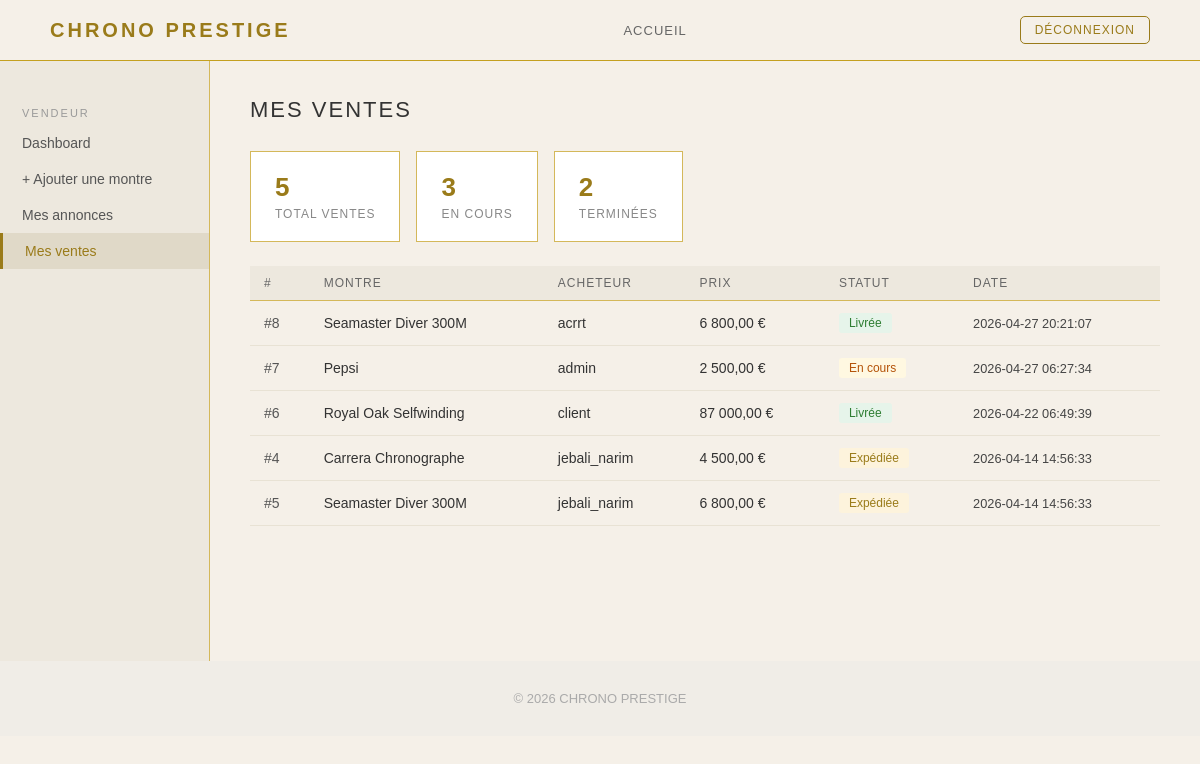
/vues/vendeur/mes_ventes.php (signed in), run on the app's committed database.
### tables this page shows
CREATE TABLE `commandes` (
  `id` int(11) NOT NULL,
  `acheteur_id` int(11) NOT NULL,
  `montre_id` int(11) NOT NULL,
  `prix_achat` decimal(10,2) NOT NULL DEFAULT 0.00,
  `statut` enum('en_cours','expediee','livree','annulee') NOT NULL DEFAULT 'en_cours',
  `adresse_livraison` text DEFAULT NULL,
  `numero_suivi` varchar(100) DEFAULT '',
  `date_commande` datetime DEFAULT current_timestamp()
);

CREATE TABLE `montres` (
  `id` int(11) NOT NULL,
  `titre` varchar(255) NOT NULL,
  `marque` varchar(100) NOT NULL DEFAULT '',
  `prix` decimal(10,2) NOT NULL DEFAULT 0.00,
  `description` text DEFAULT NULL,
  `image` varchar(255) DEFAULT '',
  `statut` enum('disponible','vendu','suspendu') NOT NULL DEFAULT 'disponible',
  `vendeur_id` int(11) DEFAULT NULL,
  `date_ajout` datetime DEFAULT current_timestamp(),
  `reference` varchar(100) DEFAULT '',
  `materiau` varchar(100) DEFAULT '',
  `mouvement` varchar(100) DEFAULT '',
  `couleur` varchar(100) DEFAULT '',
  `categorie_id` int(11) DEFAULT NULL,
  `nb_vues` int(11) DEFAULT 0,
  `authentique` tinyint(1) DEFAULT NULL COMMENT 'NULL=non vérifié, 1=authentique, 0=refusé',
  `masquee` tinyint(1) DEFAULT 0
);

CREATE TABLE `users` (
  `id` int(11) NOT NULL,
  `username` varchar(100) NOT NULL,
  `nom` varchar(100) DEFAULT '',
  `prenom` varchar(100) DEFAULT '',
  `age` int(11) DEFAULT NULL,
  `email` varchar(255) NOT NULL,
  `password` varchar(255) NOT NULL,
  `role` enum('client','vendeur','admin') NOT NULL DEFAULT 'client',
  `suspendu` tinyint(1) DEFAULT 0,
  `created_at` datetime DEFAULT current_timestamp()
);

### vues/vendeur/mes_ventes.php (the view, shortened to what this page needs)
<?php
include("../../config/db_connect.php");
$uid = (int)$_SESSION["id"];
$res = mysqli_query($conn,
    "SELECT c.*, m.titre, m.marque, u.username as acheteur_nom, u.email as acheteur_email
     FROM commandes c JOIN montres m ON c.montre_id=m.id JOIN users u ON c.acheteur_id=u.id
     WHERE m.vendeur_id=$uid ORDER BY c.date_commande DESC"
);
$ventes = [];
while ($v = mysqli_fetch_assoc($res)) $ventes[] = $v;
$nb_actives   = 0;
$nb_terminees = 0;
foreach ($ventes as $v) {
    if ($v["statut"] == "livree" || $v["statut"] == "annulee") $nb_terminees++;
    else $nb_actives++;
}
$statut_labels = [
    "en_cours" => ["En cours",  "badge-warn"],
    "expediee" => ["Expédiée",  "badge-gold"],
    "livree"   => ["Livrée",    "badge-ok"],
    "annulee"  => ["Annulée",   "badge-red"],
];
?>
<!DOCTYPE html>
<html lang="fr">
<head>
    <link rel="stylesheet" href="../../assets/css2/main.css">
</head>
<body>
    <header class="site-header">
        <a href="../../index.php" class="logo">CHRONO PRESTIGE</a>
        <nav><a href="../../index.php">Accueil</a></nav>
        <div class="header-right">
            <a href="../deconnexion.php" class="btn btn-outline btn-sm">Déconnexion</a>
        </div>
    </header>
    <div class="dashboard-wrap">
        <aside class="sidebar">
            <div class="sidebar-title">Vendeur</div>
            <a href="dashboard.php">Dashboard</a>
            <a href="ajouter_montre.php">+ Ajouter une montre</a>
            <a href="mes_montres.php">Mes annonces</a>
            <a href="mes_ventes.php" class="active">Mes ventes</a>
        </aside>
        <main class="dash-content">
            <h1>Mes ventes</h1>
            <div class="stats-row" style="margin-bottom:24px;">
                <div class="stat-box"><div class="val"><?php echo count($ventes); ?></div><div class="lbl">Total ventes</div></div>
                <div class="stat-box"><div class="val"><?php echo $nb_actives; ?></div><div class="lbl">En cours</div></div>
                <div class="stat-box"><div class="val"><?php echo $nb_terminees; ?></div><div class="lbl">Terminées</div></div>
            </div>
            <?php if (empty($ventes)): ?>
                <p style="color:#555;">Aucune vente pour l'instant.</p>
            <?php else: ?>
                <table class="data-table">
                    <thead>
                        <tr><th>#</th><th>Montre</th><th>Acheteur</th><th>Prix</th><th>Statut</th><th>Date</th></tr>
                    </thead>
                    <tbody>
                        <?php foreach ($ventes as $v): ?>
                            <?php $label = $statut_labels[$v["statut"]] ?? [$v["statut"], "badge-warn"]; ?>
                            <tr>
                                <td style="color:#555;">#<?php echo $v["id"]; ?></td>
                                <td><?php echo htmlspecialchars($v["titre"]); ?></td>
                                <td><?php echo htmlspecialchars($v["acheteur_nom"]); ?></td>
                                <td><?php echo number_format($v["prix_achat"], 2, ',', ' '); ?> €</td>
                                <td><span class="badge <?php echo $label[1]; ?>"><?php echo $label[0]; ?></span></td>
                                <td style="color:#444; font-size:0.8rem;"><?php echo $v["date_commande"]; ?></td>
                            </tr>
                        <?php endforeach; ?>
                    </tbody>
                </table>
            <?php endif; ?>
        </main>
    </div>
    <footer class="site-footer">© 2026 CHRONO PRESTIGE</footer>
</body>
</html>

### assets/css2/main.css (style rules this page uses)
* { margin: 0; padding: 0; box-sizing: border-box; }
body { background-color: #F5F0E8; font-family: Arial, sans-serif; color: #333333; display: flex; flex-direction: column; min-height: 100vh; }
.site-header { display: flex; align-items: center; justify-content: space-between; padding: 16px 50px; background-color: #F5F0E8; border-bottom: 1px solid #C4A020; position: sticky; top: 0; z-index: 100; }
.logo { font-size: 20px; font-weight: bold; color: #9A7B1A; letter-spacing: 3px; text-decoration: none; }
.site-header nav { display: flex; gap: 30px; }
.site-header nav a { text-decoration: none; color: #666666; font-size: 13px; letter-spacing: 1px; text-transform: uppercase; }
.header-right { display: flex; align-items: center; gap: 10px; }
.btn { display: inline-block; padding: 10px 22px; font-size: 13px; letter-spacing: 1px; text-transform: uppercase; text-decoration: none; cursor: pointer; font-family: Arial, sans-serif; border: 2px solid #9A7B1A; border-radius: 8px; color: #9A7B1A; }
.btn-outline { background: transparent; color: #9A7B1A; border: 1px solid #9A7B1A; }
.btn-sm { padding: 6px 14px; font-size: 12px; border-radius: 5px; }
.badge { display: inline-block; padding: 3px 10px; font-size: 12px; border-radius: 3px; }
.badge-ok { background-color: #e6f4ea; color: #2e7d32; }
.badge-warn { background-color: #fff8e1; color: #b45309; }
.badge-gold { background-color: #fdf3dc; color: #9A7B1A; }
.dashboard-wrap { display: flex; min-height: 600px; }
.sidebar { width: 210px; background-color: #EDE8DE; border-right: 1px solid #D4B85A; padding: 30px 0; }
.sidebar-title { font-size: 11px; color: #999; letter-spacing: 2px; text-transform: uppercase; padding: 16px 22px 6px; }
.sidebar a { display: block; padding: 10px 22px; color: #555; text-decoration: none; font-size: 14px; }
.sidebar a.active { color: #9A7B1A; background-color: #e0d9c8; border-left: 3px solid #9A7B1A; }
.dash-content { flex: 1; padding: 36px 40px; }
.dash-content h1 { font-size: 22px; color: #333; letter-spacing: 2px; margin-bottom: 28px; font-weight: normal; text-transform: uppercase; }
.stats-row { display: flex; gap: 16px; flex-wrap: wrap; margin-bottom: 36px; }
.stat-box { background-color: white; border: 1px solid #D4B85A; padding: 20px 24px; min-width: 120px; }
.stat-box .val { font-size: 26px; color: #9A7B1A; font-weight: bold; }
.stat-box .lbl { font-size: 12px; color: #888; text-transform: uppercase; letter-spacing: 1px; margin-top: 4px; }
.data-table { width: 100%; border-collapse: collapse; font-size: 14px; }
.data-table th { text-align: left; padding: 10px 14px; background-color: #EDE8DE; color: #666; font-size: 12px; letter-spacing: 1px; text-transform: uppercase; font-weight: normal; border-bottom: 1px solid #D4B85A; }
.data-table td { padding: 12px 14px; border-bottom: 1px solid #e8e2d4; color: #333; vertical-align: middle; }
.footer, .site-footer { background-color: #f0ede7; color: #aaaaaa; text-align: center; padding: 30px 50px; font-size: 13px; }

### data on the page
commandes: id "8", montre.titre "Seamaster Diver 300M", acheteur.username "acrrt", prix_achat "6 800,00", statut "Livrée", date_commande "2026-04-27 20:21:07"
commandes: id "7", montre.titre "Pepsi", acheteur.username "admin", prix_achat "2 500,00", statut "En cours", date_commande "2026-04-27 06:27:34"
commandes: id "6", montre.titre "Royal Oak Selfwinding", acheteur.username "client", prix_achat "87 000,00", statut "Livrée", date_commande "2026-04-22 06:49:39"
commandes: id "4", montre.titre "Carrera Chronographe", acheteur.username "jebali_narim", prix_achat "4 500,00", statut "Expédiée", date_commande "2026-04-14 14:56:33"
commandes: id "5", montre.titre "Seamaster Diver 300M", acheteur.username "jebali_narim", prix_achat "6 800,00", statut "Expédiée", date_commande "2026-04-14 14:56:33"

### other printed values
count($ventes) "5"
$nb_actives "3"
$nb_terminees "2"
